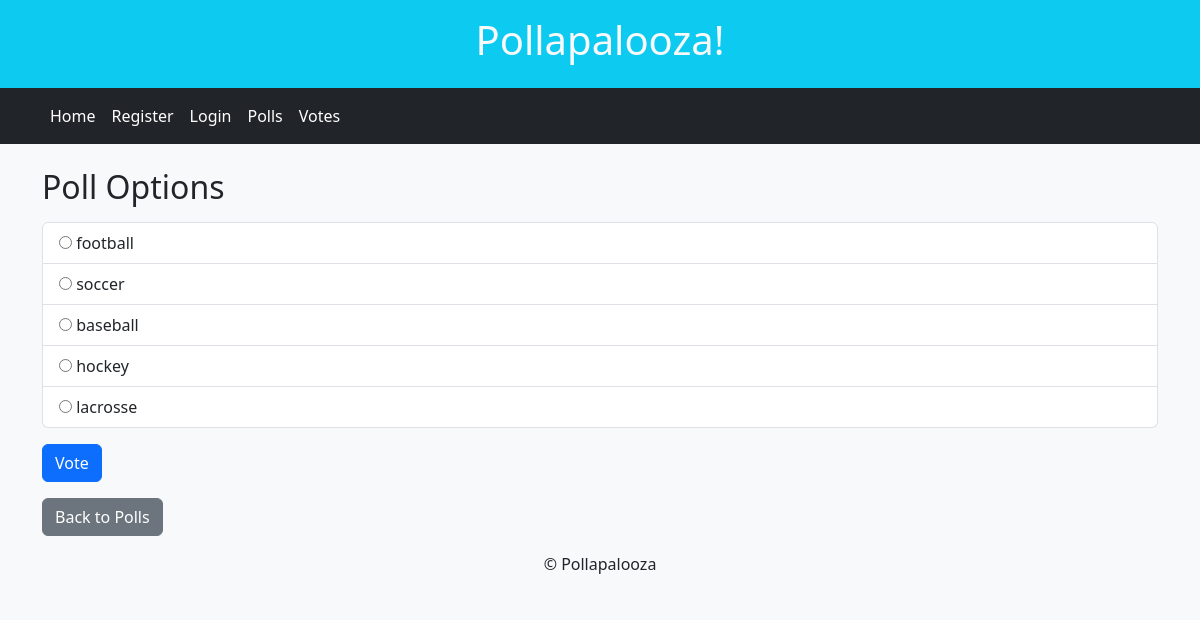
/polls/1, run on the app's committed database.
### tables this page shows
CREATE TABLE poll_options (
            id INTEGER PRIMARY KEY,
            poll_id INTEGER,
            option_text TEXT NOT NULL
        );

### app.py (the view)
@app.route('/polls/<int:poll_id>')
def view_poll(poll_id):
    user_id = session.get('user_id')
    options = db.get_poll_options(poll_id)
    user_has_voted = db.has_user_voted(user_id, poll_id)
    return render_template('view_poll.html', user_has_voted=user_has_voted, poll_id=poll_id, options=options)

### app.py (called while the page is built)
@app.context_processor
def inject_db_functions():
    def get_vote_count(option_id):
        return db.get_vote_count(option_id)
    return dict(
        get_vote_count=get_vote_count
    )

### db.py (called while the page is built)
def get_db():
    conn = sqlite3.connect(DATABASE)
    return conn

def get_poll_options(poll_id):
    conn = get_db()
    cursor = conn.cursor()
    cursor.execute("SELECT id, option_text FROM poll_options WHERE poll_id=?", (poll_id,))
    options = cursor.fetchall()
    conn.close()
    return options

def has_user_voted(user_id, poll_id):
    conn = get_db()
    cursor = conn.cursor()
    cursor.execute("SELECT id FROM votes WHERE user_id = ? AND poll_id = ?", (user_id, poll_id))
    result = cursor.fetchone() is not None
    conn.close()
    return result

### templates/view_poll.html (shortened to what this page needs)
{% extends "base.html" %}
{% block content %}
    <h2 class="mb-3">Poll Options</h2>
    {% if user_has_voted %}
        <div class="alert alert-success">
            Thank you for voting in this poll. Your vote has been received.
        </div>
    {% else %}
        <form method="post" action="{{ url_for('vote', poll_id=poll_id) }}" class="needs-validation" novalidate>
            <ul class="list-group">
                {% for option in options %}
                    <li class="list-group-item">
                        <label>
                            <input type="radio" name="option_id" value="{{ option[0] }}"> {{ option[1] }}
                        </label>
                    </li>
                {% endfor %}
            </ul>
            <button type="submit" class="btn btn-primary mt-3">Vote</button>
        </form>
    {% endif %}
    <a href="{{ url_for('list_polls') }}" class="btn btn-secondary mt-3">Back to Polls</a>
{% endblock %}

### data on the page
poll_options: option_text "football"
poll_options: option_text "soccer"
poll_options: option_text "baseball"
poll_options: option_text "hockey"
poll_options: option_text "lacrosse"
